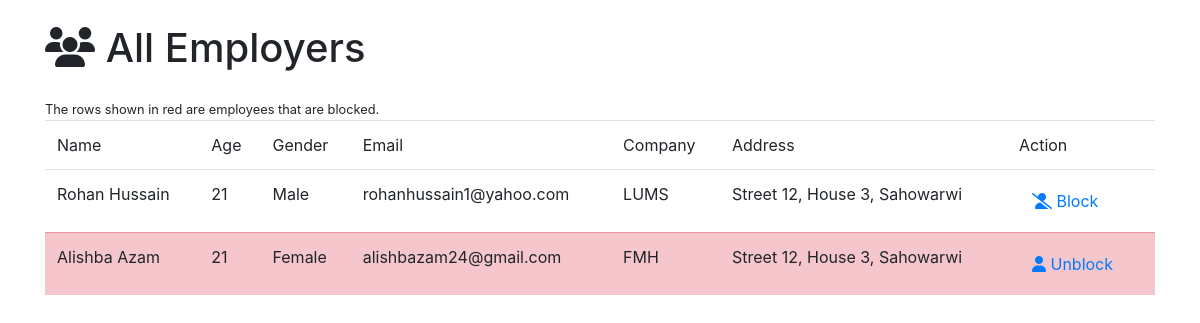
/admin/panel/viewemployers.php (signed in), run on the app's committed database.
### tables this page shows
CREATE TABLE IF NOT EXISTS `employers` (
  `emp_id` int(255) NOT NULL AUTO_INCREMENT,
  `firstname` varchar(100) NOT NULL,
  `lastname` varchar(100) NOT NULL,
  `age` int(3) NOT NULL,
  `gender` int(1) NOT NULL,
  `email` varchar(100) NOT NULL,
  `companyname` varchar(100) NOT NULL,
  `companytype` varchar(50) NOT NULL,
  `address` varchar(500) NOT NULL,
  `password` varchar(150) NOT NULL,
  `blocked` tinyint(1) NOT NULL DEFAULT '0',
  PRIMARY KEY (`emp_id`)
);

### admin/panel/viewemployers.php (the view, shortened to what this page needs)
<!DOCTYPE html>
<html>
<head>
    <link rel="stylesheet" href="https://maxcdn.bootstrapcdn.com/bootstrap/4.5.2/css/bootstrap.min.css">
</head>
<body>
<div class='container mt-4'>
<h1 class='mb-4'><i class="fas fa-users"></i> All Employers</h1>
<small>The rows shown in red are employees that are blocked.</small>
<?php
require('../../connect.php');
  $upperLimit = $_GET['page']*20;
  $sql = "SELECT * FROM `employers` WHERE 1 LIMIT 0," . $upperLimit;
  $result = mysqli_query($conn,$sql);
  if($result==false) {
      echo "<div class='card bg-danger text-white'>
                  <div class='card-body'>Query Failed</div>
              </div>";
  }
  else if(mysqli_num_rows($result)==0) {
      echo "<div class='card bg-danger text-white'>
                  <div class='card-body'>No Employer Accounts Exist</div>
              </div>";
  } else {
      echo "<table class='table table-hover'>";
      echo "<thead><tr>
      <td>Name</td>
      <td>Age</td>
      <td>Gender</td>
      <td>Email</td>
      <td>Company</td>
      <td>Address</td>
      <td>Action</td>
      </tr></thead>";
      while($row=mysqli_fetch_assoc($result)) {
          $class='';
          $pretext='B';
          $icon='-slash';
          if($row['blocked']==1) {
              $class="table-danger";
              $pretext='Unb';
              $icon='';
          }
          switch($row['gender']) {
              case 0:
                  $gender='Male';
              break;
              case 1:
                  $gender='Female';
              break;
          }
          echo "<tr class='" . $class . "'><td>" . $row['firstname'] . ' ' . $row['lastname'] . "</td>"
            . "<td>" . $row['age'] . "</td>"
            . "<td>" . $gender . "</td>"
            . "<td>" . $row['email'] . "</td>"
            . "<td>" . $row['companyname'] . "</td>"
            . "<td>" . $row['address'] . "</td>"
            . "<td><a onClick='blockEmployer(" . $row['emp_id'] . ")' class='btn btn-link'>"
            . "<i class='fas fa-user" . $icon . "'></i> " . $pretext . "lock</a>"
            . "</td></tr>";
      }
      echo "</table>";
  }
?>
</body>
</html>

### data on the page
employers: firstname "Rohan", lastname "Hussain", age "21", gender "Male", email "rohanhussain1@yahoo.com", companyname "LUMS", address "Street 12, House 3, Sahowarwi", pretext "B"
employers: firstname "Alishba", lastname "Azam", age "21", gender "Female", email "alishbazam24@gmail.com", companyname "FMH", address "Street 12, House 3, Sahowarwi", blocked "Unb"
